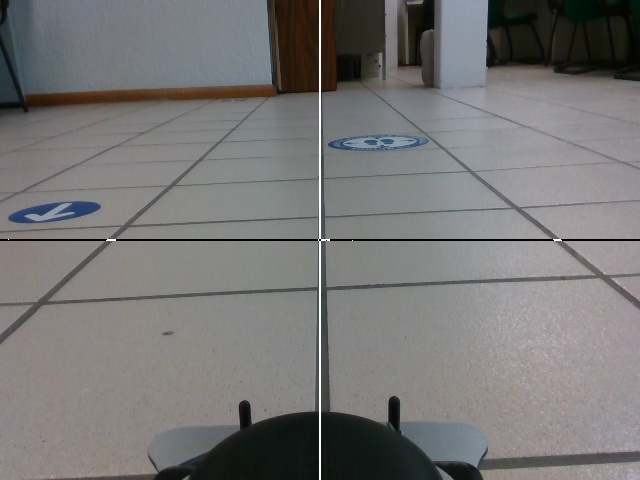
#> input picture autominy_ws/src/dotmex2022/calibration/homografia/image_01.png, 640 x 480 px
$ python homography.py   (Python 2 division)
#> lines starting #> are read from the running program, lines starting #| are printed output that depends on the picture
import cv2
import numpy as np
from matplotlib import pyplot as plt
from numpy.linalg import inv

img1 = cv2.imread('image_01.png',1) # Origen (Imagen del suelo)
#> img1 is the input picture: shape (480, 640, 3); mean B, G, R 117.6, 117.9, 119
#**************************************************
#**************************************************
#**************************************************
# Se definen 4 puntos en la imagen de origen. Las unidades son px.
p1_1 = [202,160]
p1_2 = [441,149]
p1_3 = [594,274]
p1_4 = [48,300]
P1 = np.concatenate(([[p1_1],[p1_2],[p1_3],[p1_4]]),axis=0)
# Se seleccionan 4 puntos en la imagen de destino, se escriben en cm y se usa como referencial
# al vector de traslacion T. Este se varia segun convenga a la imagen de salida;
T = [70,177] #[76,189]
p2_1 = np.add([0.0,0.0],T)
p2_2 = np.add([60.6,0.0],T)
p2_3 = np.add([60.6,91.4],T)
p2_4 = np.add([0,91.4],T)
P2 = np.array([p2_1,p2_2,p2_3,p2_4])
H, mask = cv2.findHomography(P1, P2, cv2.RANSAC,5.0)
#**************************************************
#**************************************************
#**************************************************
print "****************"
print "Matriz de Homografia"
print H # Matriz de homografia
#Obtenemos la imagen con correccion de pespectiva
imagenH = cv2.warpPerspective(img1, H, (200,300),borderMode=cv2.BORDER_CONSTANT, borderValue=(0, 0, 0))
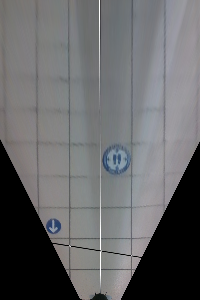
#> imagenH: shape (300, 200, 3); mean B, G, R 104.3, 102.5, 102
cv2.imshow('imagenH',imagenH)
cv2.waitKey(0)
cv2.imwrite('imagen_H.png',imagenH)
cv2.destroyAllWindows()

$ run again, with autominy_ws/src/dotmex2022/calibration/homografia/example_RGB.png copied over autominy_ws/src/dotmex2022/calibration/homografia/image_01.png
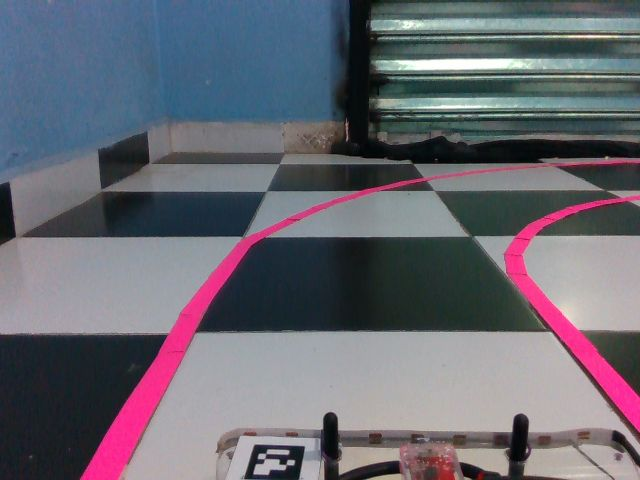
#> input picture autominy_ws/src/dotmex2022/calibration/homografia/example_RGB.png, 640 x 480 px
#> img1 is the input picture: shape (480, 640, 3); mean B, G, R 113.5, 103.7, 104.4
#> `imagenH = cv2.warpPerspective(img1, H, (200,300),borderMode=cv2.BORDER..`:
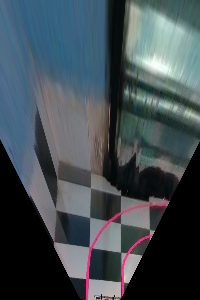
#> imagenH: shape (300, 200, 3); mean B, G, R 82.3, 76.4, 65.8

$ run again, with autominy_ws/src/dotmex2022/calibration/homografia/example_RGB:H.png copied over autominy_ws/src/dotmex2022/calibration/homografia/image_01.png
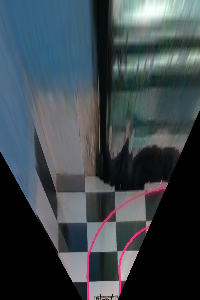
#> input picture autominy_ws/src/dotmex2022/calibration/homografia/example_RGB:H.png, 200 x 300 px
#> img1 is the input picture: shape (300, 200, 3); mean B, G, R 75.9, 70.3, 60.8
#> `imagenH = cv2.warpPerspective(img1, H, (200,300),borderMode=cv2.BORDER..`:
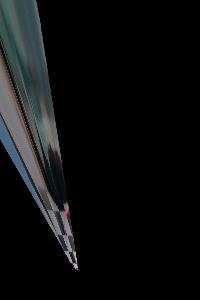
#> imagenH: shape (300, 200, 3); mean B, G, R 14.6, 14.2, 12.9
